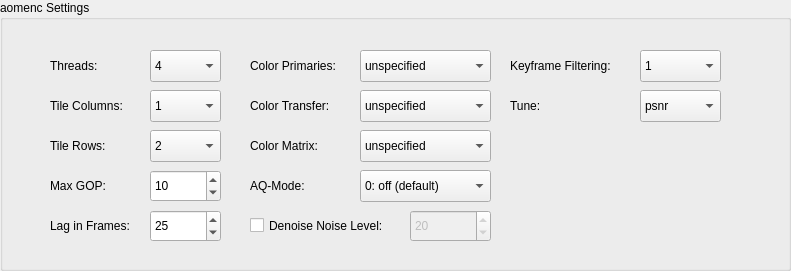
    <widget class="QGroupBox" name="groupBoxAom">
     <property name="geometry">
      <rect>
       <x>10</x>
       <y>10</y>
       <width>791</width>
       <height>271</height>
      </rect>
     </property>
     <property name="visible">
      <bool>false</bool>
     </property>
     <property name="title">
      <string>aomenc Settings</string>
     </property>
     <widget class="QLabel" name="label_22">
      <property name="geometry">
       <rect>
        <x>50</x>
        <y>50</y>
        <width>81</width>
        <height>31</height>
       </rect>
      </property>
      <property name="text">
       <string>Threads:</string>
      </property>
     </widget>
     <widget class="QComboBox" name="comboBoxAomencThreads">
      <property name="geometry">
       <rect>
        <x>150</x>
        <y>50</y>
        <width>71</width>
        <height>32</height>
       </rect>
      </property>
      <property name="currentIndex">
       <number>4</number>
      </property>
      <item>
       <property name="text">
        <string>0</string>
       </property>
      </item>
      <item>
       <property name="text">
        <string>1</string>
       </property>
      </item>
      <item>
       <property name="text">
        <string>2</string>
       </property>
      </item>
      <item>
       <property name="text">
        <string>3</string>
       </property>
      </item>
      <item>
       <property name="text">
        <string>4</string>
       </property>
      </item>
      <item>
       <property name="text">
        <string>5</string>
       </property>
      </item>
      <item>
       <property name="text">
        <string>6</string>
       </property>
      </item>
      <item>
       <property name="text">
        <string>7</string>
       </property>
      </item>
      <item>
       <property name="text">
        <string>8</string>
       </property>
      </item>
     </widget>
     <widget class="QLabel" name="label_23">
      <property name="geometry">
       <rect>
        <x>50</x>
        <y>90</y>
        <width>91</width>
        <height>31</height>
       </rect>
      </property>
      <property name="text">
       <string>Tile Columns:</string>
      </property>
     </widget>
     <widget class="QComboBox" name="comboBoxAomencTileCols">
      <property name="geometry">
       <rect>
        <x>150</x>
        <y>90</y>
        <width>71</width>
        <height>32</height>
       </rect>
      </property>
      <property name="currentIndex">
       <number>1</number>
      </property>
      <item>
       <property name="text">
        <string>0</string>
       </property>
      </item>
      <item>
       <property name="text">
        <string>1</string>
       </property>
      </item>
      <item>
       <property name="text">
        <string>2</string>
       </property>
      </item>
      <item>
       <property name="text">
        <string>3</string>
       </property>
      </item>
      <item>
       <property name="text">
        <string>4</string>
       </property>
      </item>
      <item>
       <property name="text">
        <string>5</string>
       </property>
      </item>
      <item>
       <property name="text">
        <string>6</string>
       </property>
      </item>
     </widget>
     <widget class="QLabel" name="label_24">
      <property name="geometry">
       <rect>
        <x>50</x>
        <y>130</y>
        <width>91</width>
        <height>31</height>
       </rect>
      </property>
      <property name="text">
       <string>Tile Rows:</string>
      </property>
     </widget>
     <widget class="QComboBox" name="comboBoxAomencTileRows">
      <property name="geometry">
       <rect>
        <x>150</x>
        <y>130</y>
        <width>71</width>
        <height>32</height>
       </rect>
      </property>
      <property name="currentIndex">
       <number>2</number>
      </property>
      <item>
       <property name="text">
        <string>0</string>
       </property>
      </item>
      <item>
       <property name="text">
        <string>1</string>
       </property>
      </item>
      <item>
       <property name="text">
        <string>2</string>
       </property>
      </item>
      <item>
       <property name="text">
        <string>3</string>
       </property>
      </item>
      <item>
       <property name="text">
        <string>4</string>
       </property>
      </item>
      <item>
       <property name="text">
        <string>5</string>
       </property>
      </item>
      <item>
       <property name="text">
        <string>6</string>
       </property>
      </item>
     </widget>
     <widget class="QLabel" name="label_25">
      <property name="geometry">
       <rect>
        <x>50</x>
        <y>170</y>
        <width>91</width>
        <height>31</height>
       </rect>
      </property>
      <property name="text">
       <string>Max GOP:</string>
      </property>
     </widget>
     <widget class="QSpinBox" name="spinBoxAomencGOP">
      <property name="geometry">
       <rect>
        <x>150</x>
        <y>170</y>
        <width>71</width>
        <height>32</height>
       </rect>
      </property>
      <property name="minimum">
       <number>0</number>
      </property>
      <property name="maximum">
       <number>1000</number>
      </property>
      <property name="value">
       <number>10</number>
      </property>
     </widget>
     <widget class="QLabel" name="label_26">
      <property name="geometry">
       <rect>
        <x>50</x>
        <y>210</y>
        <width>91</width>
        <height>31</height>
       </rect>
      </property>
      <property name="text">
       <string>Lag in Frames:</string>
      </property>
     </widget>
     <widget class="QSpinBox" name="spinBoxAomencLagInFrames">
      <property name="geometry">
       <rect>
        <x>150</x>
        <y>210</y>
        <width>71</width>
        <height>32</height>
       </rect>
      </property>
      <property name="minimum">
       <number>0</number>
      </property>
      <property name="maximum">
       <number>100</number>
      </property>
      <property name="value">
       <number>25</number>
      </property>
     </widget>
     <widget class="QLabel" name="label_27">
      <property name="geometry">
       <rect>
        <x>250</x>
        <y>50</y>
        <width>111</width>
        <height>31</height>
       </rect>
      </property>
      <property name="text">
       <string>Color Primaries:</string>
      </property>
     </widget>
     <widget class="QComboBox" name="comboBoxAomencColorPrimaries">
      <property name="geometry">
       <rect>
        <x>360</x>
        <y>50</y>
        <width>131</width>
        <height>32</height>
       </rect>
      </property>
      <item>
       <property name="text">
        <string>unspecified</string>
       </property>
      </item>
      <item>
       <property name="text">
        <string>bt470m</string>
       </property>
      </item>
      <item>
       <property name="text">
        <string>bt470bg</string>
       </property>
      </item>
      <item>
       <property name="text">
        <string>bt601</string>
       </property>
      </item>
      <item>
       <property name="text">
        <string>bt709</string>
       </property>
      </item>
      <item>
       <property name="text">
        <string>bt2020</string>
       </property>
      </item>
      <item>
       <property name="text">
        <string>smpte240</string>
       </property>
      </item>
      <item>
       <property name="text">
        <string>smpte431</string>
       </property>
      </item>
      <item>
       <property name="text">
        <string>smpte432</string>
       </property>
      </item>
      <item>
       <property name="text">
        <string>ebu3213</string>
       </property>
      </item>
      <item>
       <property name="text">
        <string>film</string>
       </property>
      </item>
      <item>
       <property name="text">
        <string>xyz</string>
       </property>
      </item>
     </widget>
     <widget class="QLabel" name="label_28">
      <property name="geometry">
       <rect>
        <x>250</x>
        <y>90</y>
        <width>111</width>
        <height>31</height>
       </rect>
      </property>
      <property name="text">
       <string>Color Transfer:</string>
      </property>
     </widget>
     <widget class="QComboBox" name="comboBoxAomencColorTransfer">
      <property name="geometry">
       <rect>
        <x>360</x>
        <y>90</y>
        <width>131</width>
        <height>32</height>
       </rect>
      </property>
      <item>
       <property name="text">
        <string>unspecified</string>
       </property>
      </item>
      <item>
       <property name="text">
        <string>bt470m</string>
       </property>
      </item>
      <item>
       <property name="text">
        <string>bt470bg</string>
       </property>
      </item>
      <item>
       <property name="text">
        <string>bt601</string>
       </property>
      </item>
      <item>
       <property name="text">
        <string>bt709</string>
       </property>
      </item>
      <item>
       <property name="text">
        <string>bt1361</string>
       </property>
      </item>
      <item>
       <property name="text">
        <string>bt2020-10bit</string>
       </property>
      </item>
      <item>
       <property name="text">
        <string>bt2020-12bit</string>
       </property>
      </item>
      <item>
       <property name="text">
        <string>smpte240</string>
       </property>
      </item>
      <item>
       <property name="text">
        <string>smpte428</string>
       </property>
      </item>
      <item>
       <property name="text">
        <string>smpte2084</string>
       </property>
      </item>
      <item>
       <property name="text">
        <string>lin</string>
       </property>
      </item>
      <item>
       <property name="text">
        <string>hlg</string>
       </property>
      </item>
      <item>
       <property name="text">
        <string>srgb</string>
       </property>
      </item>
      <item>
       <property name="text">
        <string>log100</string>
       </property>
      </item>
      <item>
       <property name="text">
        <string>log100sq10</string>
       </property>
      </item>
      <item>
       <property name="text">
        <string>iec61966</string>
       </property>
      </item>
     </widget>
     <widget class="QLabel" name="label_29">
      <property name="geometry">
       <rect>
        <x>250</x>
        <y>130</y>
        <width>111</width>
        <height>31</height>
       </rect>
      </property>
      <property name="text">
       <string>Color Matrix:</string>
      </property>
     </widget>
     <widget class="QComboBox" name="comboBoxAomencColorMatrix">
      <property name="geometry">
       <rect>
        <x>360</x>
        <y>130</y>
        <width>131</width>
        <height>32</height>
       </rect>
      </property>
      <item>
       <property name="text">
        <string>unspecified</string>
       </property>
      </item>
      <item>
       <property name="text">
        <string>bt470bg</string>
       </property>
      </item>
      <item>
       <property name="text">
        <string>bt601</string>
       </property>
      </item>
      <item>
       <property name="text">
        <string>bt709</string>
       </property>
      </item>
      <item>
       <property name="text">
        <string>bt2020cl</string>
       </property>
      </item>
      <item>
       <property name="text">
        <string>bt2020ncl</string>
       </property>
      </item>
      <item>
       <property name="text">
        <string>smpte240</string>
       </property>
      </item>
      <item>
       <property name="text">
        <string>smpte2085</string>
       </property>
      </item>
      <item>
       <property name="text">
        <string>chromcl</string>
       </property>
      </item>
      <item>
       <property name="text">
        <string>chromncl</string>
       </property>
      </item>
      <item>
       <property name="text">
        <string>ycgco</string>
       </property>
      </item>
      <item>
       <property name="text">
        <string>ictcp</string>
       </property>
      </item>
      <item>
       <property name="text">
        <string>fcc73</string>
       </property>
      </item>
      <item>
       <property name="text">
        <string>identity</string>
       </property>
      </item>
     </widget>
     <widget class="QLabel" name="label_30">
      <property name="geometry">
       <rect>
        <x>510</x>
        <y>90</y>
        <width>111</width>
        <height>31</height>
       </rect>
      </property>
      <property name="text">
       <string>Tune:</string>
      </property>
     </widget>
     <widget class="QComboBox" name="comboBoxAomencTune">
      <property name="geometry">
       <rect>
        <x>640</x>
        <y>90</y>
        <width>81</width>
        <height>32</height>
       </rect>
      </property>
      <item>
       <property name="text">
        <string>psnr</string>
       </property>
      </item>
      <item>
       <property name="text">
        <string>ssim</string>
       </property>
      </item>
     </widget>
     <widget class="QLabel" name="label_31">
      <property name="geometry">
       <rect>
        <x>250</x>
        <y>170</y>
        <width>111</width>
        <height>31</height>
       </rect>
      </property>
      <property name="text">
       <string>AQ-Mode:</string>
      </property>
     </widget>
     <widget class="QComboBox" name="comboBoxAomencAQMode">
      <property name="geometry">
       <rect>
        <x>360</x>
        <y>170</y>
        <width>131</width>
        <height>32</height>
       </rect>
      </property>
      <item>
       <property name="text">
        <string>0: off (default)</string>
       </property>
      </item>
      <item>
       <property name="text">
        <string>1: variance</string>
       </property>
      </item>
      <item>
       <property name="text">
        <string>2: complexity</string>
       </property>
      </item>
      <item>
       <property name="text">
        <string>3: cyclic refresh</string>
       </property>
      </item>
     </widget>
     <widget class="QLabel" name="label_32">
      <property name="geometry">
       <rect>
        <x>510</x>
        <y>50</y>
        <width>121</width>
        <height>31</height>
       </rect>
      </property>
      <property name="text">
       <string>Keyframe Filtering:</string>
      </property>
     </widget>
     <widget class="QComboBox" name="comboBoxAomencKeyFiltering">
      <property name="geometry">
       <rect>
        <x>640</x>
        <y>50</y>
        <width>81</width>
        <height>32</height>
       </rect>
      </property>
      <property name="currentIndex">
       <number>1</number>
      </property>
      <item>
       <property name="text">
        <string>0</string>
       </property>
      </item>
      <item>
       <property name="text">
        <string>1</string>
       </property>
      </item>
      <item>
       <property name="text">
        <string>2</string>
       </property>
      </item>
     </widget>
     <widget class="QCheckBox" name="checkBoxAomencDenoise">
      <property name="geometry">
       <rect>
        <x>250</x>
        <y>210</y>
        <width>151</width>
        <height>31</height>
       </rect>
      </property>
      <property name="text">
       <string>Denoise Noise Level:</string>
      </property>
     </widget>
     <widget class="QSpinBox" name="spinBoxAomencDenoise">
      <property name="enabled">
       <bool>false</bool>
      </property>
      <property name="geometry">
       <rect>
        <x>410</x>
        <y>210</y>
        <width>81</width>
        <height>32</height>
       </rect>
      </property>
      <property name="maximum">
       <number>50</number>
      </property>
      <property name="value">
       <number>20</number>
      </property>
     </widget>
    </widget>
